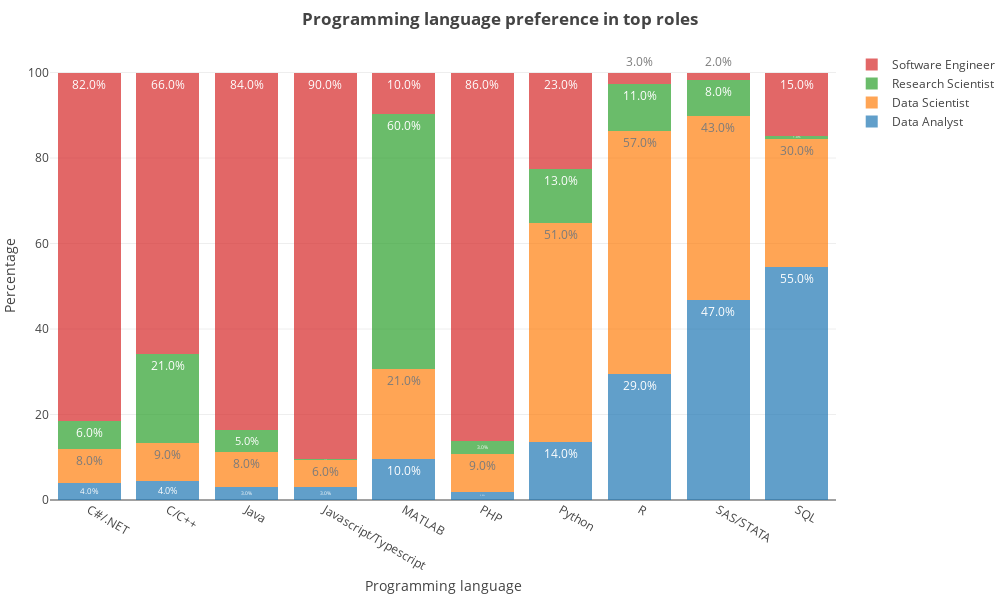

Notebook code for this chart:
### Markdown cell above
#### 4.12.1 Programming languages used by people in different roles

### Code cell
# Select the columns corresponding to current role(Q6) and programming language(Q17)
prog_df = multiChoiceResp[['Q6', 'Q17']][1:].dropna()

# Filter only top four roles and top 10 programming languages for brevity 
prog_df = prog_df[prog_df['Q6'].isin(roles_to_consider)]
prog_to_consider = prog_df['Q17'].value_counts().index[:10]
prog_df = prog_df[prog_df['Q17'].isin(prog_to_consider)]


#col_dict = dict([(x,i)  for i,x in enumerate(prog_to_consider)])
#prog_df['Q17'] = prog_df['Q17'].replace(col_dict)

# Group by roles and get the count for experience 
freq_df = prog_df.groupby(['Q17'])['Q6'].value_counts().unstack()

# Convert the frequencies to percentage
pct_df = freq_df.divide(freq_df.sum(axis=1), axis=0)*100

# Get traces
data = get_traces(freq_df, pct_df, stacked=True, orientation='v', textposition='auto', opacity=0.7)

# Define the layout for plotly figure
layout = go.Layout(
     autosize=False,
     width=1000,
     height=600,
     barmode='stack',   
     margin=go.layout.Margin(
                            l=50,
                            r=0,
                            b=100,
                            t=50,),
    title='<b>Programming language preference in top roles</b>',
    xaxis=dict(title='Programming language'),
    yaxis=dict(title='Percentage'),
)

# Visualize
fig = go.Figure(data=data, layout=layout)
iplot(fig, show_link=False)

### Figure 1 — Plotly figure (JSON) as saved in the notebook; plotly's stock layout.template omitted (floating-point values rounded to 4 significant figures)
{"data": [{"name": "Data Analyst", "opacity": 0.7, "orientation": "v", "text": ["4.0%", "4.0%", "3.0%", "3.0%", "10.0%", "2.0%", "14.0%", "29.0%", "47.0%", "55.0%"], "textposition": "auto", "type": "bar", "uid": "359b2566-d41f-4a06-946b-dddd4e9a9e86", "x": ["C#/.NET", "C/C++", "Java", "Javascript/Typescript", "MATLAB", "PHP", "Python", "R", "SAS/STATA", "SQL"], "y": [3.971, 4.416, 2.929, 2.941, 9.677, 1.961, 13.63, 29.48, 46.73, 54.61]}, {"name": "Data Scientist", "opacity": 0.7, "orientation": "v", "text": ["8.0%", "9.0%", "8.0%", "6.0%", "21.0%", "9.0%", "51.0%", "57.0%", "43.0%", "30.0%"], "textposition": "auto", "type": "bar", "uid": "852416f5-f7af-4584-814b-c34e8a6a9385", "x": ["C#/.NET", "C/C++", "Java", "Javascript/Typescript", "MATLAB", "PHP", "Python", "R", "SAS/STATA", "SQL"], "y": [7.942, 8.833, 8.368, 6.303, 20.97, 8.824, 51.22, 56.78, 42.99, 29.82]}, {"name": "Research Scientist", "opacity": 0.7, "orientation": "v", "text": ["6.0%", "21.0%", "5.0%", "0.0%", "60.0%", "3.0%", "13.0%", "11.0%", "8.0%", "1.0%"], "textposition": "auto", "type": "bar", "uid": "d560ddd4-abaa-4b42-bef7-054c723af11f", "x": ["C#/.NET", "C/C++", "Java", "Javascript/Typescript", "MATLAB", "PHP", "Python", "R", "SAS/STATA", "SQL"], "y": [6.498, 20.82, 5.021, 0.4202, 59.68, 2.941, 12.57, 10.98, 8.411, 0.8375]}, {"name": "Software Engineer", "opacity": 0.7, "orientation": "v", "text": ["82.0%", "66.0%", "84.0%", "90.0%", "10.0%", "86.0%", "23.0%", "3.0%", "2.0%", "15.0%"], "textposition": "auto", "type": "bar", "uid": "ca6c3ff3-750d-425b-9e65-81ac065dc1e0", "x": ["C#/.NET", "C/C++", "Java", "Javascript/Typescript", "MATLAB", "PHP", "Python", "R", "SAS/STATA", "SQL"], "y": [81.59, 65.93, 83.68, 90.34, 9.677, 86.27, 22.58, 2.77, 1.869, 14.74]}], "layout": {"autosize": false, "barmode": "stack", "height": 600, "margin": {"b": 100, "l": 50, "r": 0, "t": 50}, "title": "<b>Programming language preference in top roles</b>", "width": 1000, "xaxis": {"title": "Programming language"}, "yaxis": {"title": "Percentage"}}}
